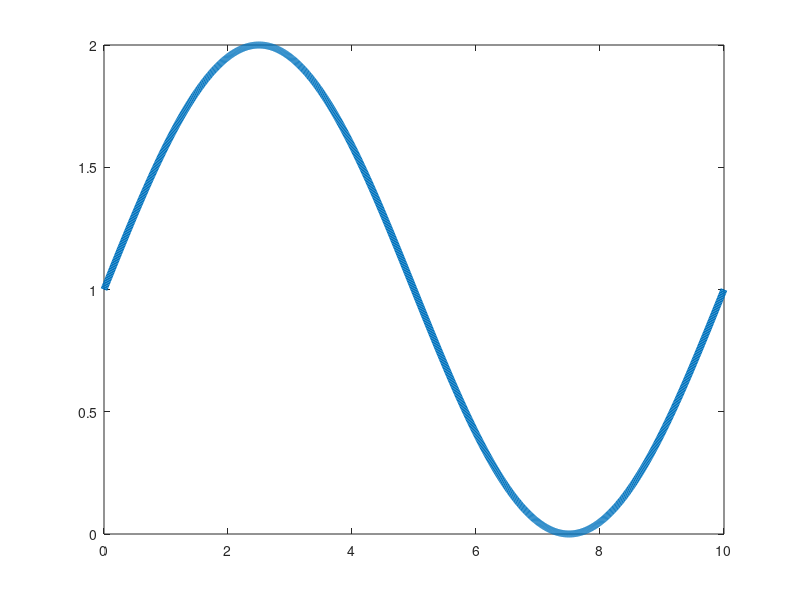

Write MATLAB code to recreate this figure. (Note: this script raises an error after producing the figure.)
clc
clear
close all

printfigure = 1;

Length = 10;  % Stablaenge
Time = 20;   % Zetiraum

dx = Length / 1023;
dt = 0.01;
x = 0 : dx : Length;
t = 0 : dt : Time;
nx = length(x);
nt = length(t);

k = 0.1; % Waermeleitfaehigkeit in cm^2/s

N = 50;  % Grad
lambda = 0 : pi / Length : N * pi / Length;
f = zeros(nt, nx);  % Temperaturmatrix
f(1,:) = sin(x / Length * 2 * pi) + 1;
% f(1,:) = floor(x * 5) / 5;
phi = zeros(N + 1, nx);  % Eigenfunktionen
T = zeros(N + 1, nt);  % Gewichtung
u = zeros(nt, nx);  % Anregung
U = zeros(N + 1, nt);  % Anregungsgewichtung

sigma_sr = 0.005;    % Systemrauschen
sigma_mu = 0.025;    % Messunsicherheit

plot(x,f(1,:),'LineWidth',5)
setplt('Initial Condition','$x$','$f$','TV_inhomo_modal_inital_condition',0)

phi(1,:) = sqrt(1 / Length);
for i = 2 : N + 1
    for n = 1 : nx
        phi(i, n) = sqrt(2 / Length) * cos(lambda(i) * x(n));
    end
end

figure
for i = 1 : N + 1
    plot(0:dx:Length,phi(i,:))
    hold on
end
txt = ['$G = ',num2str(N),'$'];
TEXT = text(8,0.4,txt,'FontSize',30);
set(TEXT,'Interpreter','latex')
setplt('Eigenfunctions','$x$','$value$','TV_inhomo_modal_Eigenfunctions',0)



u(:,round(3/dx)+1) = 0.1 * sin(t - pi / 4);
u(:,round(5/dx)+1) = -0.2 * sin(t);
u(:,round(7/dx)+1) = 0.01 * t;

for i = 1 : N + 1
    U(i,:) = u(:,round(3/dx)+1) * phi(i,round(3/dx)+1) + u(:,round(5/dx)+1) * phi(i,round(5/dx)+1) + u(:,round(7/dx)+1) * phi(i,round(7/dx)+1);
end

for i = 1 : N + 1
    T(i, 1) = 0;
    for n = 1 : nx
        T(i, 1) = T(i, 1) + f(1, n) * phi(i, n) * dx;
    end
end

A = zeros(N+1,N+1);
for i = 1 : N+1
    A(i,i) = (1 - dt * k * lambda(i)^2);
end

W = randn(N+1,nt-1) * sigma_sr;
V = randn(nx,nt) * sigma_mu;

for n = 2 : nt
    T(:, n) = A * T(:, n - 1) + dt * U(:, n-1) + W(:,n-1);
end

f = zeros(nt, nx);  % Temperaturmatrix
for n = 1 : nt
    for i = 1 : N + 1
        f(n,:) = f(n,:) + T(i,n) * phi(i,:);
    end
end

f_sr = f;
f_mu = f + V';

figure
for n = 1 : 0.5/dt : nt
    clf
    plot(x, f_mu(n,:),'LineWidth',3)
    hold on
    plot(x, f_sr(n,:),'LineWidth',5)
    ylim([-0.5 2.5])
    legend('Signal mit Systemrauschen und Messfehler','Signal mit Systemrauschen')
    setplt('Temperaturverteilung','$x$','$f$','Temperature Distribution',0)
    set(gcf,'outerposition',get(0,'screensize'));
    txt = ['$t = ',num2str((n-1)*dt),'$'];
    TEXT = text(8,1.1,txt,'FontSize',60);
    set(TEXT,'Interpreter','latex')
    txt = ['$G = ',num2str(N),'$'];
    TEXT = text(8,1.6,txt,'FontSize',60);
    set(TEXT,'Interpreter','latex')
    drawnow
    frame=getframe(gcf);
    imind=frame2im(frame);
    [imind,cm] = rgb2ind(imind,256);
    if printfigure == 1
        if n==1
             imwrite(imind,cm,'TV_rauschenhaft.gif','gif', 'Loopcount',inf,'DelayTime',1e-6);
        else
             imwrite(imind,cm,'TV_rauschenhaft.gif','gif','WriteMode','append','DelayTime',1e-6);
        end
    end
end

figure
[X, Y] = meshgrid(x, t);
mesh(X,Y,f_mu)
setmesh('Temperaturverteilung','$x$','$t$','$f$','TV_rauschenhaft',printfigure)

t = 0 : 0.1:20;
for n = 0 : 5
    figure
    timef = 2000 / 5 * n + 1
    timefe = 200 / 5 * n + 1
    plot(x, f_mu(timef,:),'LineWidth',3)
    hold on
    plot(x, f_sr(timef,:),'LineWidth',5)
    legend('Signal mit Systemrauschen und Messfehler','Signal mit Systemrauschen')

    xlim([0 10])
    ylim([-0.5 2.5])
    set(gcf,'outerposition',get(0,'screensize'));
    txt = ['$t = ',num2str(t(timefe)),'$'];
    T = text(0.8,0.4,txt,'FontSize',60);
    set(T,'Interpreter','latex')
    txt = ['$G = ',num2str(N),'$'];
    T = text(0.8,0.8,txt,'FontSize',60);
    set(T,'Interpreter','latex')
    drawnow
    name = ['TV_1D_rauchen_',num2str(N),'_shot_',num2str(n+1)];
    setplt('','$x$','$f$',name,printfigure)
end



% Measurement
% positions
% p_index = round(linspace(1,nx,64)); % 64 sensors from nx points
% p = x(p_index);                     % positions of 51 sensors from 0 - Length
% m = f_mu(:,p_index)';                  % their measurements
% 
% f_sr = f_sr';
% f_mu = f_mu';
% 
% m_rh = m;
% save('Messwerte_rh.mat','f_sr','f_mu','k','Length','dt','dx','p','m_rh','p_index','sigma_sr','sigma_mu')
% 

close all